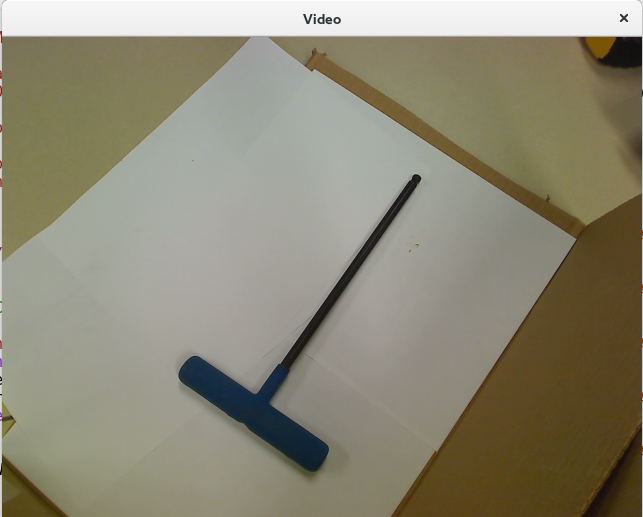
//> input picture Real-time 2-D Object Recognition/src/pics/img2P3.png, 643 x 517 px
$ ./task4_5   (built with g++ and OpenCV 4)
//> lines starting //> are read from the running program, lines starting //| are printed output that depends on the picture; after the words box and inside, x2 and y2 are one past the last pixel; in counts of white or black regions, pixels touching at a corner belong together
### Real-time 2-D Object Recognition/src/csv_util.h
/*
  Bruce A. Maxwell

  Utility functions for reading and writing CSV files with a specific format

  Each line of the csv file is a filename in the first column, followed by numeric data for the remaining columns
  Each line of the csv file has to have the same number of columns
 */

#ifndef CVS_UTIL_H
#define CVS_UTIL_H

/*
  Given a filename, and image filename, and the image features, by
  default the function will append a line of data to the CSV format
  file.  If reset_file is true, then it will open the file in 'write'
  mode and clear the existing contents.

  The image filename is written to the first position in the row of
  data. The values in image_data are all written to the file as
  floats.

  The function returns a non-zero value in case of an error.
 */
int append_image_data_csv( char *filename, char *image_filename, std::vector<float> &image_data, int reset_file);


/*
  Given a file with the format of a string as the first column and
  floating point numbers as the remaining columns, this function
  returns the filenames as a std::vector of character arrays, and the
  remaining data as a 2D std::vector<float>.

  filenames will contain all of the image file names.
  data will contain the features calculated from each image.

  If echo_file is true, it prints out the contents of the file as read
  into memory.

  The function returns a non-zero value if something goes wrong.
 */
int read_image_data_csv( char *filename, std::vector<char *> &filenames, std::vector<std::vector<float>> &data, int echo_file = 0 );

#endif

### Real-time 2-D Object Recognition/src/filter.h
#ifndef __FILTER_H_
#define __FILTER_H_

#include<iostream>
#include<opencv2/highgui/highgui.hpp>

using namespace cv;
using namespace std;

int greyscale( cv::Mat &src, cv::Mat &dst );
int blur5x5( cv::Mat &src, cv::Mat &dst );

int thresholdingGray( cv::Mat &src, cv::Mat &dst );

int thresholdingHSV( cv::Mat &src, cv::Mat &dst );
int grassfireTransform( cv::Mat &src, cv::Mat &dst );
int shrinkingImage( cv::Mat &src, cv::Mat &dst , int size);
int growingImage( cv::Mat &src, cv::Mat &dst, int size);
int invertImg( cv::Mat &src, cv::Mat &dst );
int invertGrowingImg( cv::Mat &src, cv::Mat &dst );
int growingOperations( cv::Mat &src, cv::Mat &dst, int size);

int segmenetation(cv::Mat &src, cv::Mat &dst2);

int scaledEuclidean(vector<double> &tempCsvVector, vector<double> &finalFeatureVec, vector<double> stdDeviation, float &euclideanDist);
int chiSquare(vector<double> &tempCsvVector, vector<double> &finalFeatureVec, float &chiDist);
int manhattanDist(vector<double> &tempCsvVector, vector<double> &finalFeatureVec, float &manhattanDist);
int correlationDst(vector<double> &tempCsvVector, vector<double> &finalFeatureVec, float mean_csvVector, float mean_finalFeature,float &corrDist);

int scaledEuclideanF(vector<float> &tempCsvVector, vector<float> &finalFeatureVec, vector<double> stdDeviation, float &euclideanDist);

#endif

### Real-time 2-D Object Recognition/src/csv_util.cpp
/*
Bruce A. Maxwell

CS 5330 Computer Vision
Spring 2021

CPP functions for reading CSV files with a specific format
- first column is a string containing a filename or path
- every other column is a number

The function returns a std::vector of char* for the filenames and a 2D std::vector of floats for the data
*/

#include <cstdio>
#include <cstring>
#include <vector>
#include "opencv2/opencv.hpp"

/*
  reads a string from a CSV file. the 0-terminated string is returned in the char array os.

  The function returns false if it is successfully read. It returns true if it reaches the end of the line or the file.
 */
// [46 lines left out: functions getstring, getint, not called in this run]

/*
  Utility function for reading one float value from a CSV file

  The value is stored in the v parameter

  The function returns true if it reaches the end of a line or the file
 */
// [23 lines left out: function getfloat, not called in this run]

/*
  Given a filename, and image filename, and the image features, by
  default the function will append a line of data to the CSV format
  file.  If reset_file is true, then it will open the file in 'write'
  mode and clear the existing contents.

  The image filename is written to the first position in the row of
  data. The values in image_data are all written to the file as
  floats.

  The function returns a non-zero value in case of an error.
 */
int append_image_data_csv( char *filename, char *image_filename, std::vector<float> &image_data, int reset_file = 0) {
  char buffer[256];
  char mode[8];
  FILE *fp;

  strcpy(mode, "a");

  if( reset_file ) {
    strcpy( mode, "w" );
  }

  fp = fopen( filename, mode );
  if(!fp) {
    printf("Unable to open output file %s\n", filename );
    exit(-1);
  }

  // write the filename and the feature vector to the CSV file
  strcpy(buffer, image_filename);
  std::fwrite(buffer, sizeof(char), strlen(buffer), fp );
  for(int i=0;i<image_data.size();i++) {
    char tmp[256];
    sprintf(tmp, ",%.4f", image_data[i] );
    std::fwrite(tmp, sizeof(char), strlen(tmp), fp );
  }

  std::fwrite("\n", sizeof(char), 1, fp); // EOL

  fclose(fp);

  return(0);
}

/*
  Given a file with the format of a string as the first column and
  floating point numbers as the remaining columns, this function
  returns the filenames as a std::vector of character arrays, and the
  remaining data as a 2D std::vector<float>.

  filenames will contain all of the image file names.
  data will contain the features calculated from each image.

  If echo_file is true, it prints out the contents of the file as read
  into memory.

  The function returns a non-zero value if something goes wrong.
 */
// [52 lines left out: function read_image_data_csv, not called in this run]

### Real-time 2-D Object Recognition/src/filter.cpp
/*
Ravina Lad
Date : 6th March 2022
CS 5330 Computer Vision
Spring 2021

CPP file is collection of all functions used throgh out the project
- different distance metrics : squared euclidean, chi-square
- segmentation code, morphological operations : growing and shrnking from scratch
- grassfire Tranform Code
*/
#include<iostream>
#include<cmath>
#include "filter.h"
#include<opencv2/imgproc/imgproc.hpp>
#include<opencv2/highgui/highgui.hpp>

using namespace std;
using namespace cv;

//function to convert image to gray scale
// [39 lines left out: functions greyscale, blur5x5, not called in this run]

//thresholding gray will thresholding gray scale image
int thresholdingGray( cv::Mat &src, cv::Mat &dst ){

    for(int y = 0; y < src.rows; y++){
        for(int x = 0; x < src.cols; x++){
            dst.at<uchar>(y,x) = src.at<uchar>(y,x) > 78 ? 0 : 255;
        }
    }
    return 0;
}

//thresholding HSV space image
// [13 lines left out: function thresholdingHSV, not called in this run]

//Grass Transform Function to calculate manhattan distance
int grassfireTransform( cv::Mat &src, cv::Mat &dst ){

    for(int y = 0; y < src.rows; y++){
        for(int x = 0; x < src.cols; x++){
            if( src.at<uchar>(y,x)  != 0)
            {
                unsigned char north = (y == 0) ? 0 : dst.at<uchar>(y-1,x);
                unsigned char west = (x == 0) ? 0 : dst.at<uchar>(y,x-1);
                dst.at<uchar>(y,x) = saturate_cast<uchar>(1 + min(north, west));
            }
            else{
                dst.at<uchar>(y,x) = 0;
            }
        }
    }

    for(int y = src.rows-1; y < -1; y--){
        for(int x = src.cols-1; x < -1; x--){
            if( (dst.at<uchar>(y,x)) != 0)
            {
                unsigned char south = (y == src.rows-1) ? 0 : dst.at<uchar>(y+1,x);
                unsigned char east = (x == src.cols-1) ? 0 : dst.at<uchar>(y,x+1);
                dst.at<uchar>(y,x) = min(dst.at<uchar>(y,x) , saturate_cast<uchar>(1 + min(south, east)));
            }
            else{
                dst.at<uchar>(y,x) = 0;
            }
        }
    }

    return 0;
}

//Pass value to shrink image, It will convert those many pixels to background
int shrinkingImage( cv::Mat &src, cv::Mat &dst, int size){

    for(int y = 0; y < src.rows; y++){
        for(int x = 0; x < src.cols; x++){
            dst.at<uchar>(y,x) = src.at<uchar>(y,x) <= size ? 0 : src.at<uchar>(y,x);
            dst.at<uchar>(y,x) = src.at<uchar>(y,x) > size ? 255 : src.at<uchar>(y,x);
        }
    }
    return 0;
}

//Pass value to grow image, It will convert those many pixels to foreground
int growingImage( cv::Mat &src, cv::Mat &dst, int size ){

    for(int y = 0; y < src.rows; y++){
        for(int x = 0; x < src.cols; x++){
            dst.at<uchar>(y,x) = src.at<uchar>(y,x) <= size ? 0 : src.at<uchar>(y,x);
            dst.at<uchar>(y,x) = src.at<uchar>(y,x) > size ? 255 : src.at<uchar>(y,x);
        }
    }
    return 0;
}

//Function that is part of growng operation
int invertImg( cv::Mat &src, cv::Mat &dst ){

    for(int y = 0; y < src.rows; y++){
        for(int x = 0; x < src.cols; x++){
            dst.at<uchar>(y,x) = src.at<uchar>(y,x) == 0 ? 1 : 0;
        }
    }
    return 0;
}

//Function that is part of growng operation
int invertGrowingImg( cv::Mat &src, cv::Mat &dst ){

    for(int y = 0; y < src.rows; y++){
        for(int x = 0; x < src.cols; x++){
            dst.at<uchar>(y,x) = src.at<uchar>(y,x) == 0 ? 255 : 0;
        }
    }
    return 0;
}

//Function - performs multiple operation to grow an image
int growingOperations( cv::Mat &src, cv::Mat &dst, int size ){

    invertImg(src, dst);
    grassfireTransform(dst, dst);
    growingImage(dst, dst, size);
    invertGrowingImg(dst, dst);
    return 0;
}

// Function call to segment binary image
int segmenetation(cv::Mat &src, cv::Mat &dst2){

        Mat image_th;
        cv::Mat gray_mat(src.size(), CV_8U);

        image_th = Mat::zeros(src.rows,src.cols, CV_8UC1);

        cv::cvtColor(src, gray_mat, cv::COLOR_RGB2GRAY);
        //greyscale(src,gray_mat);
        thresholdingGray(gray_mat, image_th);

        // [7 lines of commented-out code are left out]

        grassfireTransform(image_th, image_th);
        shrinkingImage(image_th, image_th, 2);

        growingOperations(image_th, image_th,2);
        grassfireTransform(image_th, image_th);
        shrinkingImage(image_th, image_th, 1);
        growingOperations(image_th, image_th,1);

        //imshow("clean binary", image_th);

        Mat labelImage(src.size(), CV_32S);
        Mat stats, centroids;
        int nLabels = connectedComponentsWithStats(image_th, labelImage, stats, centroids, 8, CV_32S);
        std::vector<Vec3b> colors(nLabels);
        std::vector<int> labels_finals;
        colors[0] = Vec3b(0, 0, 0);//background


        for (int label = 1; label < nLabels; ++label){ //label  0 is the background
            if ((stats.at<int>(label, CC_STAT_AREA)) > 1000){
                labels_finals.push_back(label);
                //cout << "hola" << endl;
            }
            colors[label] = Vec3b(0, 255, 0);
        }


        Mat dst(src.size(), CV_8UC3);
        for (int r = 0; r < dst.rows; ++r){
            for (int c = 0; c < dst.cols; ++c){

                int label = labelImage.at<int>(r, c);
                Vec3b &pixel = dst.at<Vec3b>(r, c);
                pixel = colors[label];
            }
        }

        //Mat dst2(src.size(), CV_8UC3);

        for (int i = 0; i < labels_finals.size(); ++i){
            compare(labelImage, labels_finals[i], dst2, CMP_EQ);
        }

        imshow("Segmen", dst2);

    return 0;

}

//Scaled euclidean distance to calculate distance of : various units like : Humoments, aspect and percentage ratio
// [56 lines left out: functions scaledEuclidean, chiSquare, manhattanDist, correlationDst, scaledEuclideanF, not called in this run]


// [20 lines of commented-out code are left out]

### Real-time 2-D Object Recognition/src/task4_5.cpp
/*
Ravina Lad
Date : 6th March 2022
CS 5330 Computer Vision
Spring 2021

CPP file for calculating feature vectors for different objects
- Task 4 and 5 : compute features and store them in mydata.csv file
- feature vector includes : Humoments, Height:width ratio, percentage filled ratio
- Training of the image is done on Still images not on Live feed
- Go on changing the path of images and storing relative label for the same.
*/

#include "opencv2/highgui/highgui.hpp"
#include "opencv2/imgproc/imgproc.hpp"
#include <iostream>
#include <stdio.h>
#include <stdlib.h>
#include <fstream>
#include <cmath>
#include "filter.h"
#include "csv_util.h"

using namespace cv;
using namespace std;

Mat src;

/** @function main */
int main( int argc, char** argv )
{
    // Load source image and convert it to gray
   // src = imread("/home/ravina/Desktop/OpenCV/ObjectDetection/sample/assets/scissor2.jpeg");
    src = cv::imread("/home/ravina/Desktop/OpenCV/ObjectDetection/sample/pics/img2P3.png", cv::IMREAD_COLOR);
//> src is the input picture: 517 rows x 643 cols, CV_8UC3; mean B, G, R 118.2, 137.1, 141.1
    cv::resize(src, src, cv::Size(666, 492));
//> src: 492 rows x 666 cols, CV_8UC3
    imshow( "SRC", src );


    vector<vector<Point> > contours;
    vector<Vec4i> hierarchy;
    Mat image_th(src.size(), CV_8UC3);
    segmenetation(src,image_th);
//> in segmenetation, `cv::cvtColor(src, gray_mat, cv::COLOR_RGB2GRAY);`:
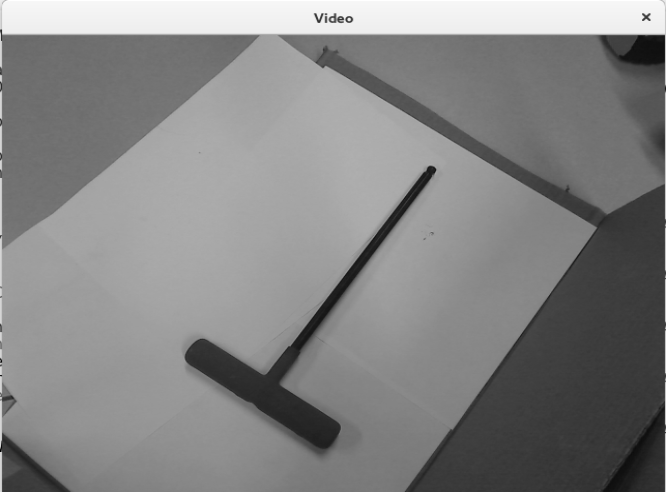
//> gray_mat: 492 rows x 666 cols, CV_8UC1; min 0, max 255, mean 131.8
//> after the loop in grassfireTransform (call 3), `for(int y = 0; y < src.rows; y++)`:
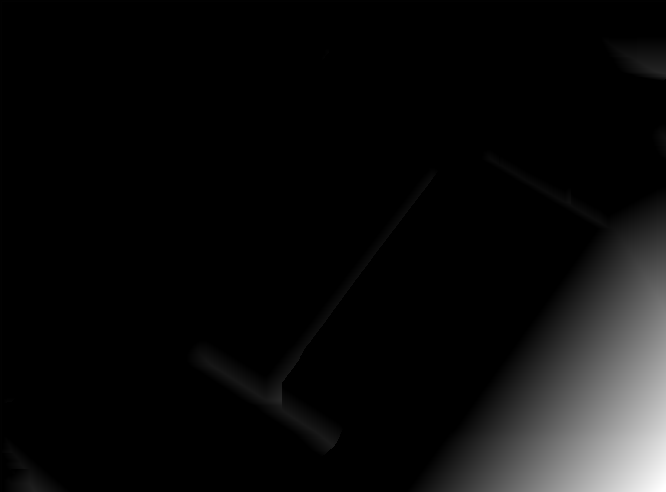
//> dst: 492 rows x 666 cols, CV_8UC1; min 0, max 255, mean 12.3
//> call 2 of shrinkingImage, with size = 1
//> after the loop in shrinkingImage (call 2), `for(int y = 0; y < src.rows; y++)`:
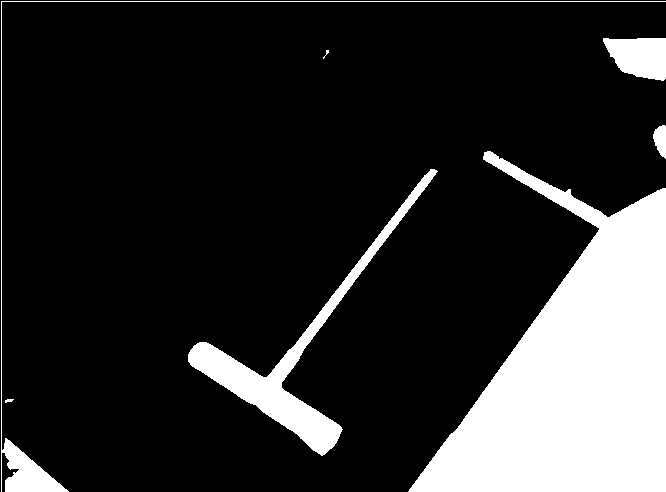
//> dst: 492 rows x 666 cols, CV_8UC1; 18% white; 7 white regions (1 under 20 px), largest, box (x1, y1, x2, y2) and area: (408, 151, 666, 492) 45800, (188, 169, 438, 456) 7880, (1, 1, 666, 492) 2834, (603, 38, 666, 81) 2067, (653, 125, 666, 159) 312, (5, 399, 14, 403) 24
//> call 2 of growingImage, with size = 1
//> after the loop in growingImage (call 2), `for(int y = 0; y < src.rows; y++)`:
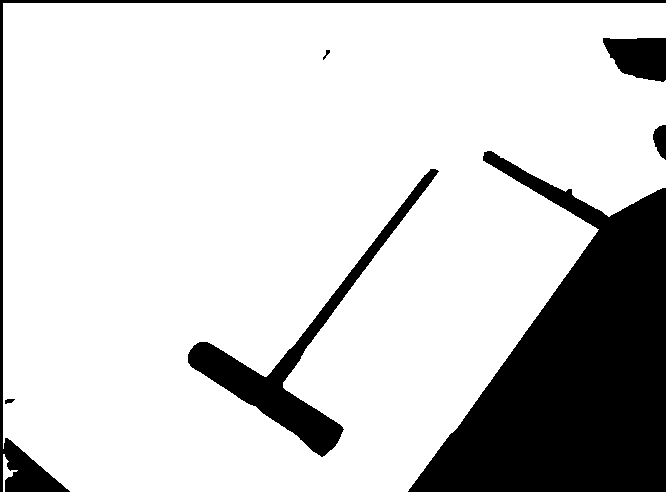
//> dst: 492 rows x 666 cols, CV_8UC1; 81.1% white; 7 black regions, largest, box (x1, y1, x2, y2) and area: (408, 151, 666, 492) 45986, (188, 169, 439, 457) 8339, (0, 0, 666, 492) 5215
//> in segmenetation, `int nLabels = connectedComponentsWithStats(image_th, labelImage, stats..`:
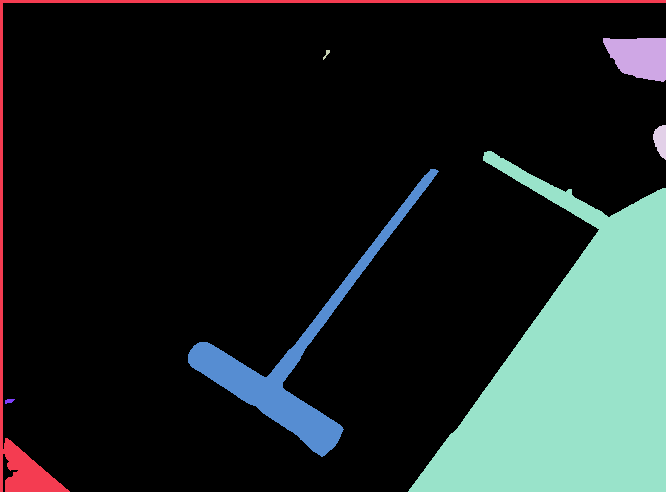
//> labelImage: 492 rows x 666 cols, CV_32SC1; 8 distinct labels, from 0 to 7; one colour per label, 0 black
//> in segmenetation, `int nLabels = connectedComponentsWithStats(image_th, labelImage, stats..`: stats = [[3, 3, 663, 489, 265614], [0, 0, 666, 492, 5215], [603, 38, 63, 44, 2131], [323, 50, 7, 10, 27], [653, 125, 13, 35, 326], [408, 151, 258, 341, 45986], [188, 169, 251, 288, 8339], [5, 399, 10, 5, 34]]; centroids = [[292.5, 222.1], [136.8, 228.5], [639.1, 56.46], [326.1, 53.59], [660.3, 140.1], [576.6, 371.6], [294.3, 358.3], [8.82, 400.6]]; nLabels = 8
//> the loop in segmenetation, `for (int label = 1; label < nLabels; ++label)` made 7 passes
//> after the loop in segmenetation, `for (int i = 0; i < labels_finals.size(); ++i)`:
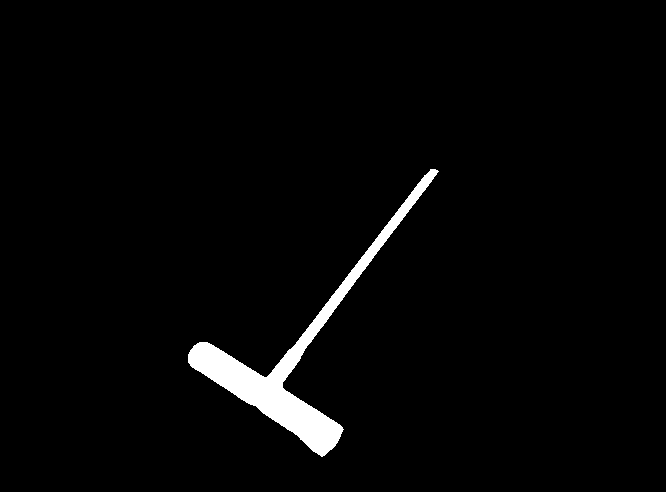
//> dst2: 492 rows x 666 cols, CV_8UC1; 2.5% white; 1 white region
    imshow("segmentated img", image_th);

    /// Find contours
    findContours( image_th, contours, hierarchy, RETR_TREE, CHAIN_APPROX_SIMPLE, Point(0, 0) );
//> contours = 1 contour; box (x1, y1, x2, y2) and area: (188, 169, 439, 457) 7963

    vector<double[7]> huMoments(contours.size() );
//> huMoments = 1 item
    vector<vector<float> > finalFeature(contours.size());
//> finalFeature = 1 item
    vector<RotatedRect> minRect( contours.size() );
//> minRect = 1 RotatedRect (x, y, width, height, angle): [0, 0, 0, 0, 0]
    vector<Moments> mu(contours.size() );
//> mu = 1 item
    vector<Point2f> mc( contours.size() );
//> mc = 1 Point (x, y): [0, 0]
    vector<double> asepectRatio(contours.size());
//> asepectRatio = [0]
    vector<double> percentageRatio(contours.size());
//> percentageRatio = [0]
    vector<double> central_angle(contours.size()) ;
//> central_angle = [0]
    vector<Point2f> centralAngleStart(contours.size());
//> centralAngleStart = 1 Point (x, y): [0, 0]
    vector<Point2f> centralAngleEnd(contours.size());
//> centralAngleEnd = 1 Point (x, y): [0, 0]
    vector<float> contourAreas(contours.size());
//> contourAreas = [0]
    char filename[355] = "/home/ravina/Desktop/OpenCV/ObjectDetection/sample/knn.csv";

    for( size_t i = 0; i < contours.size(); i++ ){

      //Minimum Rectangle
      minRect[i] = minAreaRect( contours[i] );

      //Moments calculation
      mu[i] = moments( contours[i] );

      //HuMomments calculation
      HuMoments(mu[i], (huMoments[i]));

      float area = contourArea(contours[i]);

      contourAreas[i] = (area);

      for ( int j = 0; j < 6; j++ )
      {
        huMoments[i][j] = log(abs(huMoments[i][j]));

      }

    }
//> this loop made 1 pass
//> area on pass 1: 7963
    float maxArea = *max_element(contourAreas.begin(),contourAreas.end());
//> maxArea = 7963

    //centroid Calculation
    for( int i = 0; i < contours.size(); i++ )
    {
        //add 1e-5 to avoid division by zero
        mc[i] = Point2f( static_cast<float>(mu[i].m10 / (mu[i].m00 + 1e-5)),
                         static_cast<float>(mu[i].m01 / (mu[i].m00 + 1e-5)) );
        cout << "mc[" << i << "]=" << mc[i] << endl;
    }
//> this loop made 1 pass
//| mc[0]=[293.239, 359.824]

    Mat drawing = Mat::zeros( image_th.size(), CV_8UC3 );
    for( int i = 0; i < contours.size(); i++ )
    {
        central_angle[i] = 0.5*atan2(2*mu[i].mu11,(mu[i].mu20-mu[i].mu02));
        cout<<"Central angle"<<central_angle[i]<<endl;
        centralAngleStart[i] = Point2f ( mc[i].x + 200 * cos(central_angle[i]) , mc[i].y + 200 * sin(central_angle[i]) );
        centralAngleEnd[i] = Point2f ( mc[i].x - 200 * cos(central_angle[i]) , mc[i].y - 200 * sin(central_angle[i]) );

    }

    for( int i = 0; i< contours.size(); i++ )
    {

      if(maxArea == contourArea(contours[i])){

        // use a random color:     Scalar color = Scalar( rng.uniform(0, 255), rng.uniform(0,255), rng.uniform(0,255) );
        Scalar color1 = Scalar( 0, 0, 240 );
        Scalar color2 = Scalar( 0, 230, 240 );
        Scalar color3 = Scalar( 200, 120, 120 );

        // draw contours:
        drawContours( drawing, contours, i, color1, 1, 8, vector<Vec4i>(), 0, Point() );

        // draw rectangle:
        //rectangle( drawing, boundRect[i].tl(), boundRect[i].br(), color2, 2, 8, 0 );
          Point2f rect_points[4];
          minRect[i].points( rect_points );
          for ( int j = 0; j < 4; j++ )
          {
              line( image_th, rect_points[j], rect_points[(j+1)%4], (255) );

          }

          double width =  sqrt((rect_points[0].x - rect_points[1].x) * (rect_points[0].x - rect_points[1].x) + (rect_points[0].y - rect_points[1].y) * (rect_points[0].y - rect_points[1].y));
          double height =  sqrt((rect_points[1].x - rect_points[2].x) * (rect_points[1].x - rect_points[2].x) + (rect_points[1].y - rect_points[2].y) * (rect_points[1].y - rect_points[2].y));

          //calculate width:height ratio
          asepectRatio[i] = width > height ? height/width : width/height;

          //calculate percent ratio
          percentageRatio[i] =  (contourArea(contours[i]) * 100 )/ (width * height);

          //draw circle at centroid
          circle( drawing, mc[i], 4, color1, -1 );

          //draw line at central axis
          line(drawing, centralAngleStart[i], centralAngleEnd[i], color3, 2 );

          finalFeature[i].push_back(asepectRatio[i]);
          finalFeature[i].push_back(percentageRatio[i]);
          for ( int j = 0; j < 6; j++ )
            {
              finalFeature[i].push_back(huMoments[i][j]);

            }

          char image_filename[255] = "scissor";
          append_image_data_csv(filename, image_filename, finalFeature[i], 0);

      }


    }
//> this loop made 1 pass
//> (width, height) on pass 1: (165.9, 314.8)
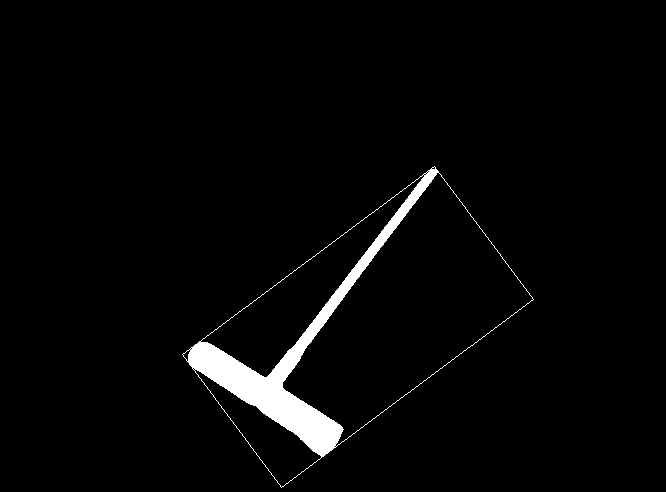
//> image_th: 492 rows x 666 cols, CV_8UC1; 2.8% white; 1 white region, box (x1, y1, x2, y2) and area: (182, 166, 534, 488) 9093

    for(int i=0; i<finalFeature.size(); i++){
      for ( int j = 0; j < finalFeature[i].size(); j++)
        {
           cout<<" "<<finalFeature[i][j];
        }
    }

  /// print some clear lines to command line to seperate output from different runs
  cout << "\n \n" << flush;
  imshow( "Contours", drawing );
  imshow("Final", image_th);


  waitKey(0);
  return(0);
}
